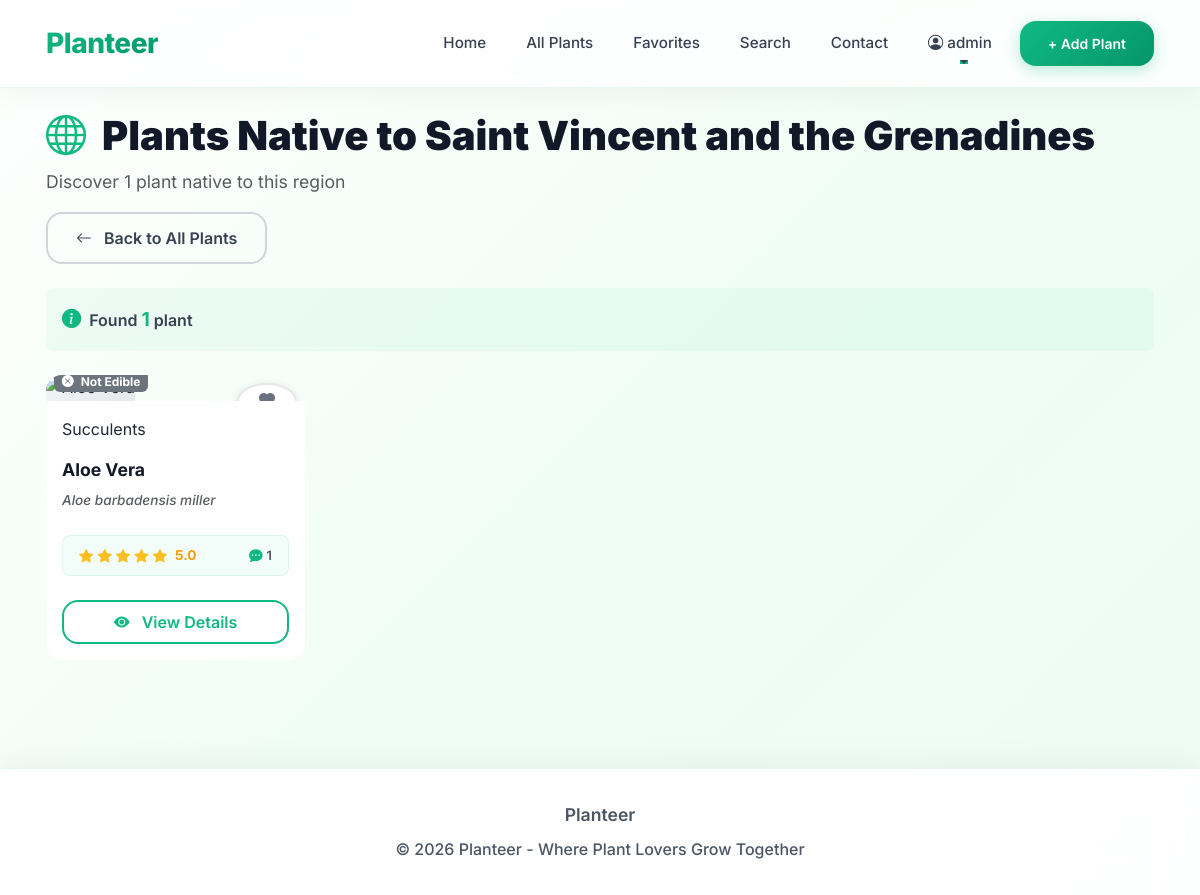
Screenshot of /plants/country/167/ (signed in) with the database file from the repository.
### plants/models.py (models this page shows, shortened)
class Country(models.Model):
    name = models.CharField(max_length=100, unique=True, verbose_name='Country Name')
    flag = models.URLField(max_length=500, verbose_name='Flag Image URL', blank=True)
    created_at = models.DateTimeField(auto_now_add=True)
    class Meta:
        ordering = ['name']
        verbose_name = 'Country'
        verbose_name_plural = 'Countries'
    def plants_count(self):
        return self.plants.count()
    plants_count.short_description = 'Plants Count'

class Plant(models.Model):
    name = models.CharField(max_length=100, db_index=True)
    scientific_name = models.CharField(max_length=150)
    description = models.TextField()
    image_url = models.URLField(max_length=500, verbose_name='Primary Image URL')
    category = models.ForeignKey(
        Category,
        on_delete=models.SET_NULL,
        related_name='plants',
        null=True,
        blank=True
    )
    countries = models.ManyToManyField(
        Country,
        related_name='plants',
        blank=True,
        verbose_name='Native Countries'
    )
    is_edible = models.BooleanField(default=False, db_index=True)
    sunlight = models.CharField(max_length=100)
    water_needs = models.CharField(max_length=100)
    views_count = models.PositiveIntegerField(default=0)
    created_at = models.DateTimeField(auto_now_add=True, db_index=True)
    class Meta:
        ordering = ['-created_at']
        verbose_name = 'Plant'
        verbose_name_plural = 'Plants'
        indexes = [
            models.Index(fields=['-created_at', 'category']),
            models.Index(fields=['-views_count']),
        ]
    def average_rating(self):
        ratings = self.ratings.all()
        if ratings:
            return round(sum(r.score for r in ratings) / len(ratings), 1)
        return 0
    def get_primary_image(self):
        primary_image = self.images.filter(is_primary=True).first()
        if primary_image:
            return primary_image.image_url
        elif self.image_url:
            return self.image_url
        elif self.images.exists():
            return self.images.first().image_url
        return None
    def get_category_display(self):
        if self.category:
            return self.category.name
        return 'Uncategorized'

class Category(models.Model):
    name = models.CharField(max_length=100, unique=True, verbose_name='Category Name')
    created_at = models.DateTimeField(auto_now_add=True)
    class Meta:
        ordering = ['name']
        verbose_name = 'Category'
        verbose_name_plural = 'Categories'
    def plants_count(self):
        return self.plants.count()
    plants_count.short_description = 'Plants Count'

class Rating(models.Model):
    plant = models.ForeignKey(
        Plant,
        on_delete=models.CASCADE,
        related_name='ratings'
    )
    user = models.ForeignKey(
        User,
        on_delete=models.CASCADE,
        related_name='ratings',
        null=True,
        blank=True
    )
    name = models.CharField(max_length=100, verbose_name='Name', blank=True, null=True)
    score = models.IntegerField(
        validators=[MinValueValidator(1), MaxValueValidator(5)],
        verbose_name='Rating'
    )
    created_at = models.DateTimeField(auto_now_add=True, verbose_name='Created At')
    class Meta:
        ordering = ['-created_at']
        verbose_name = 'Rating'
        verbose_name_plural = 'Ratings'
        indexes = [
            models.Index(fields=['plant', '-created_at']),
            models.Index(fields=['user', '-created_at']),
        ]
        constraints = [
            models.UniqueConstraint(
                fields=['plant', 'user'],
                condition=models.Q(user__isnull=False),
                name='unique_user_rating'
            ),
            models.UniqueConstraint(
                fields=['plant', 'name'],
                condition=models.Q(user__isnull=True),
                name='unique_guest_rating'
            ),
        ]

### plants/views.py (the view)
# urls.py: path('country/<int:country_id>/', views.plants_by_country, name='plants_by_country'),
def plants_by_country(request: HttpRequest, country_id):
    country = get_object_or_404(Country, id=country_id)
    plants = Plant.objects.filter(countries=country).select_related('category').prefetch_related('comments', 'countries').order_by('-created_at')
    user_favorites = []
    if request.user.is_authenticated:
        user_favorites = list(Favorite.objects.filter(user=request.user).values_list('plant_id', flat=True))
    context = {
        'country': country,
        'plants': plants,
        'plants_count': plants.count(),
        'user_favorites': user_favorites,
        'page_title': f'Plants Native to {country.name}'
    }
    return render(request, 'plants/plants_by_country.html', context)

### plants/templates/plants/plants_by_country.html (shortened to what this page needs)
{% extends 'core/base.html' %}
{% load static %}
{% block content %}
<div class="d-flex justify-content-between align-items-center flex-wrap gap-3 mb-4">
    <div>
        <h1 class="mb-2" style="font-size: 2.5rem; font-weight: 900; color: var(--gray-900);">
            <i class="bi bi-globe me-2" style="color: var(--primary);"></i>
            Plants Native to {{ country.name }}
        </h1>
        <p class="text-muted mb-0" style="font-size: 1.1rem;">
            Discover {{ plants_count }} plant{{ plants_count|pluralize }} native to this region
        </p>
    </div>
    <a href="{% url 'plants:all_plants' %}" class="btn btn-outline-secondary">
        <i class="bi bi-arrow-left me-2"></i> Back to All Plants
    </a>
</div>
<div class="d-flex justify-content-between align-items-center mb-4 p-3 rounded-3" style="background: rgba(16, 185, 129, 0.05);">
    <div class="d-flex align-items-center gap-2">
        <i class="bi bi-info-circle-fill" style="color: var(--primary); font-size: 1.2rem;"></i>
        <span class="fw-semibold" style="color: var(--gray-700);">
            Found <span class="fw-bold" style="color: var(--primary); font-size: 1.2rem;">{{ plants_count }}</span>
            plant{{ plants_count|pluralize }}
        </span>
    </div>
</div>
<div class="row g-4">
    {% for plant in plants %}
        {% include "plants/partials/_plant_card.html" with plant=plant %}
    {% endfor %}
</div>
{% endblock %}

### core/templates/core/base.html (shortened to what this page needs)
{% load static %}
<!DOCTYPE html>
<html lang="en">
<head>
    <link rel="stylesheet" href="https://cdn.jsdelivr.net/npm/bootstrap@5.3.3/dist/css/bootstrap.min.css">
    <link rel="stylesheet" href="https://cdn.jsdelivr.net/npm/bootstrap-icons@1.11.3/font/bootstrap-icons.min.css">
    <link rel="stylesheet" href="{% static 'css/main.css' %}">
</head>
<body>
<nav class="navbar navbar-expand-lg navbar-light sticky-top custom-navbar">
    <div class="container">
        <a class="navbar-brand" href="{% url 'core:home' %}">Planteer</a>
        <div class="collapse navbar-collapse" id="navMenu">
            <ul class="navbar-nav ms-auto align-items-center">
                <li class="nav-item"><a class="nav-link" href="{% url 'core:home' %}">Home</a></li>
                <li class="nav-item"><a class="nav-link" href="{% url 'plants:all_plants' %}">All Plants</a></li>
                {% if user.is_authenticated %}
                    <li class="nav-item"><a class="nav-link" href="{% url 'plants:favorites' %}">Favorites <span id="favorites-count" class="badge bg-danger ms-1" style="display: none;">0</span></a></li>
                {% endif %}
                <li class="nav-item"><a class="nav-link" href="{% url 'plants:search' %}">Search</a></li>
                <li class="nav-item"><a class="nav-link" href="{% url 'core:contact' %}">Contact</a></li>
                {% if user.is_authenticated %}
                    <li class="nav-item dropdown">
                        <a class="nav-link dropdown-toggle" href="#" id="userDropdown" role="button" data-bs-toggle="dropdown">
                            <i class="bi bi-person-circle"></i> {{ user.username }}
                        </a>
                    </li>
                    <li class="nav-item ms-lg-2">
                        <a class="btn btn-main btn-sm" href="{% url 'plants:add_plant' %}">+ Add Plant</a>
                    </li>
                {% endif %}
            </ul>
        </div>
    </div>
</nav>
<main class="container py-4">
    {% block content %}{% endblock %}
</main>
<footer class="custom-footer text-center">
    <div class="container">
        <p class="mb-2 fw-semibold" style="font-size: 1.1rem;">Planteer</p>
        <p class="mb-0">&copy; 2026 Planteer - Where Plant Lovers Grow Together</p>
    </div>
</footer>
</body>
</html>

### plants/templates/plants/partials/_plant_card.html (shortened to what this page needs)
<div class="col-sm-6 col-lg-4 col-xl-3">
    <div class="plant-card h-100">
        <div style="overflow: hidden; position: relative; border-radius: 1rem 1rem 0 0;">
            <div class="position-absolute top-0 end-0 m-2">
                {% if user.is_authenticated %}
                    <button class="btn btn-sm add-to-favorites"
                            data-plant-id="{{ plant.id }}"
                            data-plant-name="{{ plant.name }}"
                            data-plant-scientific="{{ plant.scientific_name }}"
                            data-plant-image="{{ plant.get_primary_image }}"
                            type="button"
                            style="border-radius: 50%; width: 36px; height: 36px; display: flex; align-items: center; justify-content: center;
                                   background: {% if plant.id in user_favorites %}rgba(220, 53, 69, 0.95){% else %}rgba(255, 255, 255, 0.95){% endif %};
                                   border: 2px solid {% if plant.id in user_favorites %}#dc3545{% else %}#e5e7eb{% endif %};
                                   box-shadow: 0 2px 8px rgba(0,0,0,0.1);"
                            title="{% if plant.id in user_favorites %}Remove from favorites{% else %}Add to favorites{% endif %}">
                        <i class="bi bi-heart-fill" style="font-size: 1rem; color: {% if plant.id in user_favorites %}white{% else %}#6b7280{% endif %};"></i>
                    </button>
                {% endif %}
            </div>
            <div class="position-absolute bottom-0 start-0 m-2">
                {% if plant.is_edible %}
                <span class="badge text-bg-success">
                    <i class="bi bi-check-circle-fill me-1"></i> Edible
                </span>
                {% else %}
                <span class="badge text-bg-secondary">
                    <i class="bi bi-x-circle-fill me-1"></i> Not Edible
                </span>
                {% endif %}
            </div>
        </div>
        <div class="card-body d-flex flex-column p-3" style="background: white; border-radius: 0 0 1rem 1rem;">
            <div class="mb-3">
                <span class="category-badge">{{ plant.get_category_display }}</span>
            </div>
            <h5 class="card-title fw-bold mb-2" style="font-size: 1.1rem; line-height: 1.3; color: var(--gray-900);">
                {{ plant.name }}
            </h5>
            <p class="text-muted mb-4" style="font-style: italic; font-size: 0.85rem; font-weight: 500;">
                {{ plant.scientific_name }}
            </p>
            <div class="d-flex justify-content-between align-items-center mb-4 py-2 px-3 rounded-3" style="background: rgba(16, 185, 129, 0.05); border: 1px solid rgba(16, 185, 129, 0.1);">
                <div class="d-flex align-items-center gap-2">
                    <div class="d-flex align-items-center gap-1">
                        {% for i in "12345" %}
                            {% if forloop.counter <= plant.average_rating %}
                                <i class="bi bi-star-fill" style="color: #fbbf24; font-size: 0.9rem;"></i>
                            {% else %}
                                <i class="bi bi-star" style="color: #d1d5db; font-size: 0.9rem;"></i>
                            {% endif %}
                        {% endfor %}
                    </div>
                    <span class="fw-bold" style="font-size: 0.85rem; color: #f59e0b;">{{ plant.average_rating|default:"0.0" }}</span>
                </div>
                <div class="d-flex align-items-center gap-1">
                    <i class="bi bi-chat-dots-fill" style="color: var(--primary); font-size: 0.85rem;"></i>
                    <span class="fw-semibold" style="font-size: 0.8rem; color: var(--gray-600);">{{ plant.comments.count }}</span>
                </div>
            </div>
            <a href="{% url 'plants:detail' plant.id %}" class="btn btn-outline-main w-100 py-2 mt-auto" style="font-weight: 600; border-width: 2px;">
                <i class="bi bi-eye-fill me-2"></i> View Details
            </a>
        </div>
    </div>
</div>

### core/static/css/main.css (style rules this page uses)
:root { --primary: #10b981; --primary-dark: #059669; --primary-light: #34d399; --primary-lighter: #6ee7b7; --secondary: #8b5cf6; --accent: #f59e0b; --white: #ffffff; --gray-50: #f9fafb; --gray-100: #f3f4f6; --gray-200: #e5e7eb; --gray-300: #d1d5db; --gray-400: #9ca3af; --gray-500: #6b7280; --gray-600: #4b5563; --gray-700: #374151; --gray-800: #1f2937; --gray-900: #111827; --bg-primary: #fefffe; --bg-secondary: #f0fdf4; --bg-tertiary: #dcfce7; --shadow-sm: 0 1px 2px 0 rgba(0, 0, 0, 0.05); --shadow: 0 4px 6px -1px rgba(0, 0, 0, 0.1); --shadow-md: 0 10px 15px -3px rgba(0, 0, 0, 0.1); --shadow-lg: 0 20px 25px -5px rgba(0, 0, 0, 0.1); --shadow-xl: 0 25px 50px -12px rgba(0, 0, 0, 0.25); --radius-sm: 0.5rem; --radius: 0.75rem; --radius-lg: 1rem; --radius-xl: 1.5rem; --radius-2xl: 2rem; --radius-full: 9999px; --transition: all 0.3s cubic-bezier(0.4, 0, 0.2, 1); }
* { margin: 0; padding: 0; box-sizing: border-box; }
body { font-family: 'Inter', -apple-system, BlinkMacSystemFont, 'Segoe UI', Roboto, sans-serif; background: linear-gradient(135deg, #fefffe 0%, #f0fdf4 50%, #ecfdf5 100%); color: var(--gray-800); line-height: 1.6; min-height: 100vh; overflow-x: hidden; }
.custom-navbar { background: rgba(255, 255, 255, 0.85); backdrop-filter: blur(20px) saturate(180%); border-bottom: 1px solid rgba(16, 185, 129, 0.1); box-shadow: 0 4px 30px rgba(0, 0, 0, 0.05); padding: 1rem 0; }
.navbar-brand { font-size: 1.75rem; font-weight: 800; background: linear-gradient(135deg, var(--primary) 0%, var(--primary-dark) 100%); -webkit-background-clip: text; -webkit-text-fill-color: transparent; background-clip: text; letter-spacing: -0.5px; transition: var(--transition); }
.nav-link { color: var(--gray-700) !important; font-weight: 500; font-size: 0.95rem; padding: 0.5rem 1rem !important; margin: 0 0.25rem; border-radius: var(--radius); transition: var(--transition); position: relative; }
.nav-link::after { content: ''; position: absolute; bottom: 0; left: 50%; width: 0; height: 2px; background: var(--primary); transition: var(--transition); transform: translateX(-50%); }
.btn { border-radius: var(--radius-lg); font-weight: 600; padding: 0.75rem 1.75rem; transition: var(--transition); border: none; position: relative; overflow: hidden; }
.btn-main { background: linear-gradient(135deg, var(--primary) 0%, var(--primary-dark) 100%); color: var(--white); box-shadow: 0 4px 15px rgba(16, 185, 129, 0.3); }
.btn-main::before { content: ''; position: absolute; top: 0; left: -100%; width: 100%; height: 100%; background: linear-gradient(90deg, transparent, rgba(255, 255, 255, 0.3), transparent); transition: left 0.5s; }
.btn-outline-main { background: transparent; color: var(--primary); border: 2px solid var(--primary); box-shadow: none; }
.custom-footer { background: rgba(255, 255, 255, 0.9); backdrop-filter: blur(20px); border-top: 1px solid rgba(16, 185, 129, 0.1); padding: 2rem 0; margin-top: 5rem; box-shadow: 0 -4px 30px rgba(0, 0, 0, 0.05); }
.custom-footer p { color: var(--gray-600); font-weight: 500; }
.btn-outline-secondary { border: 2px solid var(--gray-300); color: var(--gray-700); font-weight: 600; }
html { scroll-behavior: smooth; }
.container { padding-left: 1rem; padding-right: 1rem; }
main { min-height: calc(100vh - 200px); }
.add-to-favorites { background: rgba(255, 255, 255, 0.95); border: 2px solid #e5e7eb; color: #6b7280; transition: all 0.3s ease; backdrop-filter: blur(10px); font-weight: 600; padding: 0.75rem 1.75rem; border-radius: var(--radius-lg); }

### rows the page displays
Country: name "Saint Vincent and the Grenadines"
Plant: is_edible False (drawn), category "Succulents", name "Aloe Vera", scientific_name "Aloe barbadensis miller", average_rating "5.0", comments.count "1"

### other values shown
{{ user.username }} "admin"
{{ plants_count }} "1"
